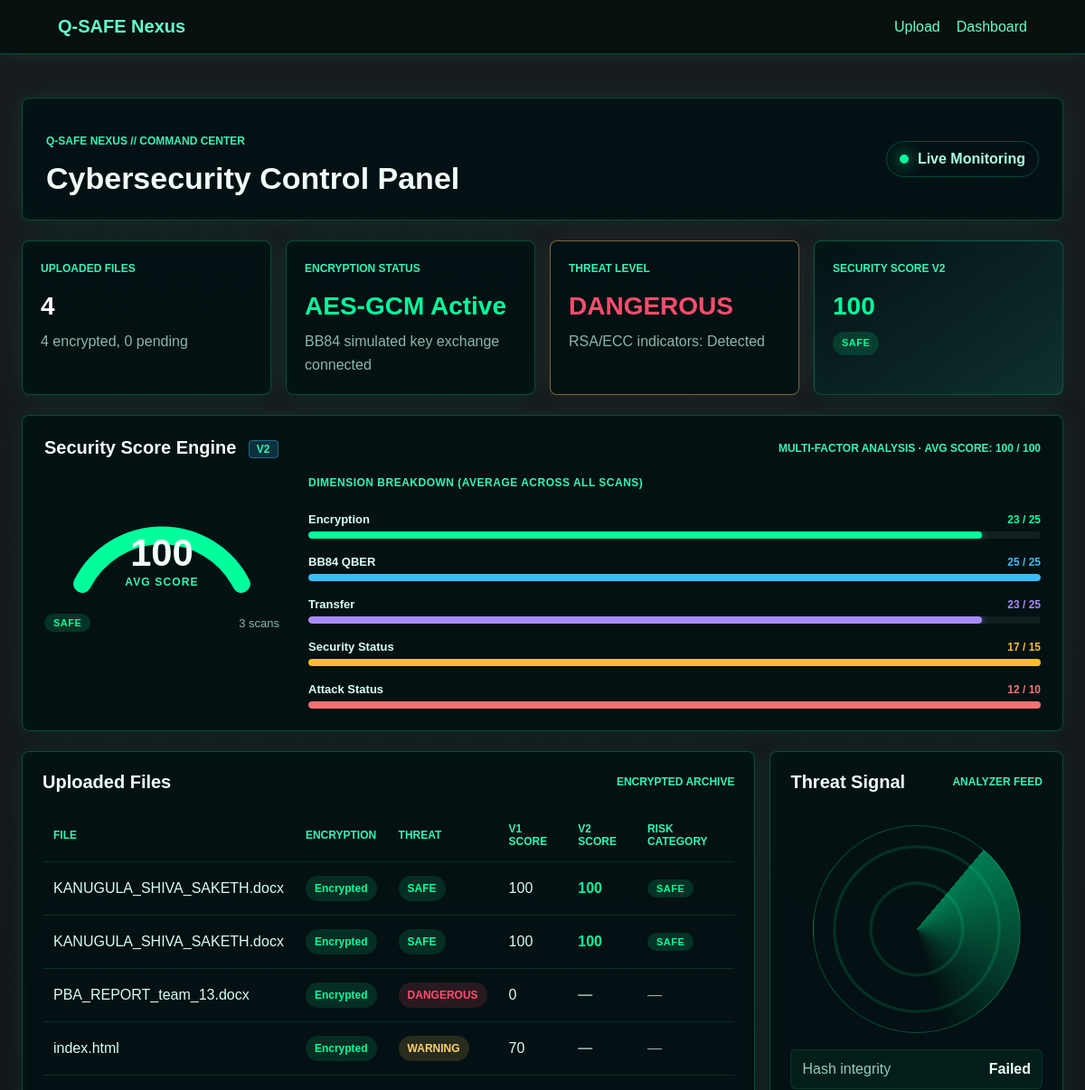
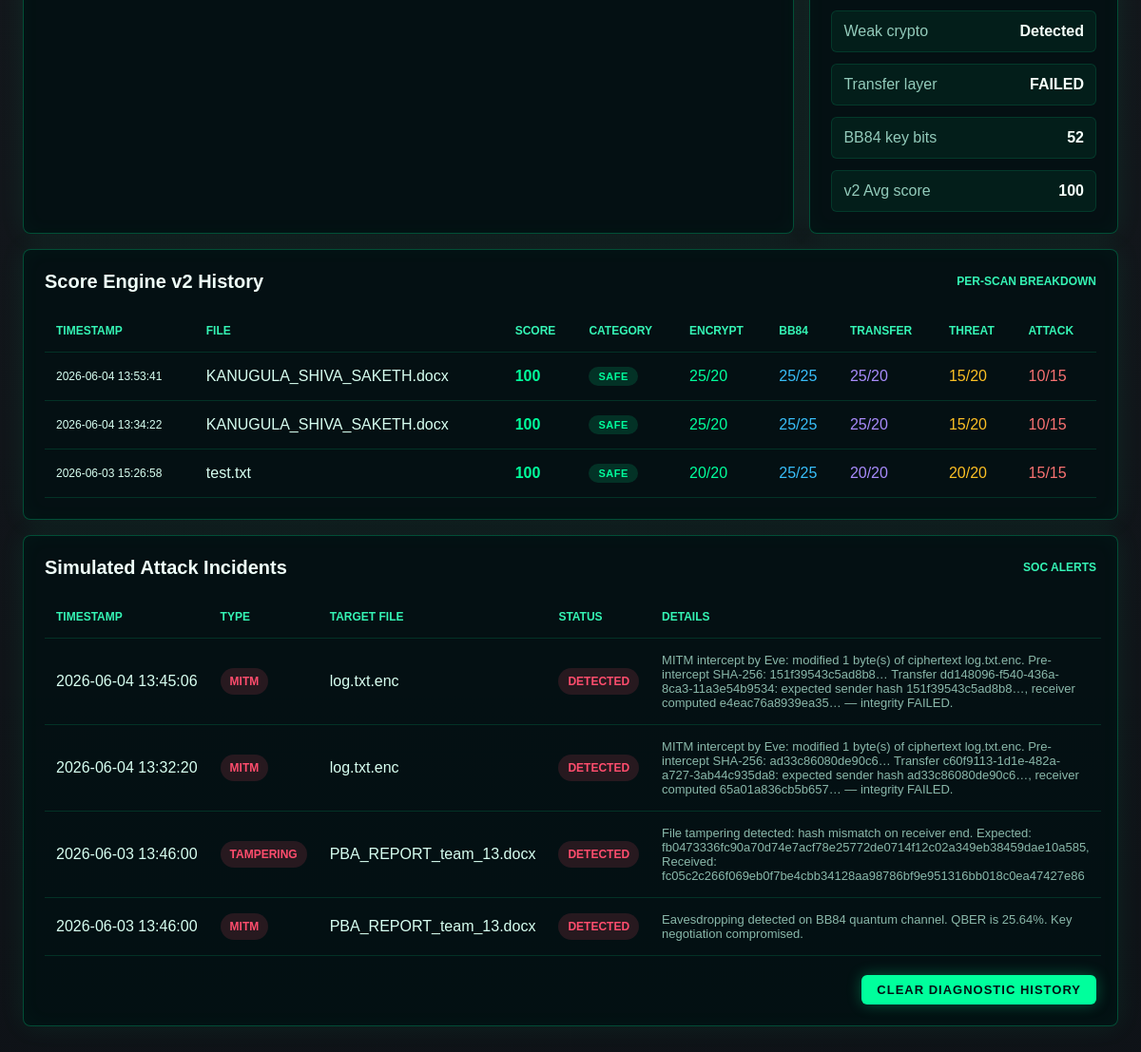
/dashboard, run on the app's committed database (2 pictures, top to bottom).
### tables this page shows
CREATE TABLE scan_results (
                id INTEGER PRIMARY KEY AUTOINCREMENT,
                file_name TEXT NOT NULL,
                encrypted_file_name TEXT NOT NULL,
                encryption_status TEXT NOT NULL,
                security_status TEXT NOT NULL,
                risk_score INTEGER NOT NULL,
                findings_json TEXT NOT NULL,
                tampering_json TEXT NOT NULL,
                original_hash TEXT NOT NULL,
                encrypted_hash TEXT NOT NULL,
                bb84_key_length INTEGER NOT NULL,
                bb84_eavesdropping_detected INTEGER NOT NULL,
                bb84_qber REAL NOT NULL,
                transfer_status TEXT NOT NULL,
                transfer_integrity INTEGER NOT NULL,
                transfer_log_json TEXT NOT NULL,
                created_at TEXT NOT NULL DEFAULT CURRENT_TIMESTAMP
            , mitm_simulated INTEGER DEFAULT 0, replay_simulated INTEGER DEFAULT 0, v2_score INTEGER DEFAULT NULL, v2_risk_category TEXT DEFAULT NULL);

CREATE TABLE security_scores (
                id INTEGER PRIMARY KEY AUTOINCREMENT,
                scan_result_id INTEGER,
                file_name TEXT NOT NULL,
                total_score INTEGER NOT NULL,
                risk_category TEXT NOT NULL,
                encryption_score INTEGER NOT NULL,
                bb84_score INTEGER NOT NULL,
                transfer_score INTEGER NOT NULL,
                threat_score INTEGER NOT NULL,
                attack_score INTEGER NOT NULL,
                deductions_json TEXT NOT NULL DEFAULT '[]',
                created_at TEXT NOT NULL DEFAULT CURRENT_TIMESTAMP
            );

CREATE TABLE attack_logs (
                id INTEGER PRIMARY KEY AUTOINCREMENT,
                attack_type TEXT NOT NULL,
                file_name TEXT NOT NULL,
                status TEXT NOT NULL,
                details TEXT NOT NULL,
                created_at TEXT NOT NULL DEFAULT CURRENT_TIMESTAMP
            , attack_id TEXT, transfer_id TEXT, attack_status TEXT, integrity_result TEXT);

### app.py (the view)
    @app.route("/dashboard")
    def dashboard():
        results = result_store.all()
        attack_logs = get_attack_logs()
        score_history = get_scores(limit=50)
        return render_template(
            "dashboard.html",
            results=results,
            summary=summarize_dashboard(results),
            attack_logs=attack_logs,
            score_history=score_history,
        )

### templates/dashboard.html (shortened to what this page needs)
{% extends "base.html" %}
{% block extra_css %}
<link rel="stylesheet" href="{{ url_for('static', filename='css/style.css') }}">
{% endblock %}
{% block content %}
<section class="cyber-dashboard">
    <div class="dashboard-header">
        <div>
            <p class="terminal-label">Q-SAFE NEXUS // COMMAND CENTER</p>
            <h1>Cybersecurity Control Panel</h1>
        </div>
        <div class="system-state">
            <span class="pulse"></span>
            <span>Live Monitoring</span>
        </div>
    </div>
    <div class="status-grid">
        <article class="control-card">
            <span class="card-label">Uploaded Files</span>
            <strong>{{ summary.uploaded_count }}</strong>
            <p>{{ summary.encrypted_count }} encrypted, {{ summary.uploaded_count - summary.encrypted_count }} pending
            </p>
        </article>
        <article class="control-card">
            <span class="card-label">Encryption Status</span>
            <strong class="status-safe">AES-GCM Active</strong>
            <p>BB84 simulated key exchange connected</p>
        </article>
        <article class="control-card alert-card">
            <span class="card-label">Threat Level</span>
            <strong
                class="{% if summary.threat_level == 'SAFE' %}status-safe{% elif summary.threat_level == 'WARNING' %}status-warning{% else %}status-danger{% endif %}">
                {{ summary.threat_level }}
            </strong>
            <p>RSA/ECC indicators: {{ summary.weak_crypto_detected }}</p>
        </article>
        <article class="control-card score-card">
            <span class="card-label">Security Score v2</span>
            <strong class="
                {% if summary.v2_latest_category == 'SAFE' %}status-safe
                {% elif summary.v2_latest_category == 'LOW RISK' %}status-lowrisk
                {% elif summary.v2_latest_category == 'MEDIUM RISK' %}status-warning
                {% else %}status-danger{% endif %}">
                {{ summary.v2_latest_score if summary.v2_latest_score is not none else '—' }}
            </strong>
            <p>
                {% if summary.v2_latest_category %}
                <span class="category-pill cat-{{ summary.v2_latest_category | lower | replace(' ', '-') }}">{{
                    summary.v2_latest_category }}</span>
                {% else %}
                No scans yet
                {% endif %}
            </p>
        </article>
    </div>
    {% if summary.v2_latest_score is not none %}
    <section class="matrix-panel v2-engine-panel">
        <div class="panel-heading">
            <h2>Security Score Engine <span class="v2-badge">v2</span></h2>
            <span>Multi-Factor Analysis · Avg score: {{ summary.v2_avg_score }} / 100</span>
        </div>
        <div class="v2-layout">
            <div class="v2-gauge-col">
                <div class="score-gauge-wrap">
                    <svg class="score-gauge" viewBox="0 0 200 120">
                        <path class="gauge-track" d="M 20 110 A 90 90 0 0 1 180 110" fill="none" stroke-width="18"
                            stroke-linecap="round" />
                        {% set angle_ratio = (summary.v2_avg_score / 100) %}
                        <path class="gauge-fill
                            {% if summary.v2_avg_score >= 85 %}gauge-safe
                            {% elif summary.v2_avg_score >= 60 %}gauge-low
                            {% elif summary.v2_avg_score >= 30 %}gauge-medium
                            {% else %}gauge-high{% endif %}" d="M 20 110 A 90 90 0 0 1 180 110" fill="none"
                            stroke-width="18" stroke-linecap="round"
                            style="stroke-dasharray: {{ (angle_ratio * 283) | round(1) }} 283;" />
                        <text x="100" y="92" class="gauge-number" text-anchor="middle">{{ summary.v2_avg_score }}</text>
                        <text x="100" y="112" class="gauge-label" text-anchor="middle">AVG SCORE</text>
                    </svg>
                </div>
                <div class="cat-distribution">
                    {% for cat, count in summary.v2_category_counts.items() %}
                    <div class="cat-dist-row">
                        <span class="category-pill cat-{{ cat | lower | replace(' ', '-') }}">{{ cat }}</span>
                        <span class="cat-count">{{ count }} scan{{ 's' if count != 1 else '' }}</span>
                    </div>
                    {% endfor %}
                </div>
            </div>
            <div class="v2-bars-col">
                <p class="v2-dim-title">Dimension Breakdown (average across all scans)</p>
                {% set dims = [
                ('Encryption', summary.v2_avg_encryption, 25, '#00ff9c'),
                ('BB84 QBER', summary.v2_avg_bb84, 25, '#38bdf8'),
                ('Transfer', summary.v2_avg_transfer, 25, '#a78bfa'),
                ('Security Status', summary.v2_avg_threat, 15, '#fbbf24'),
                ('Attack Status', summary.v2_avg_attack, 10, '#f87171'),
                ] %}
                {% for label, score, weight, color in dims %}
                <div class="dim-row">
                    <div class="dim-meta">
                        <span class="dim-label">{{ label }}</span>
                        <span class="dim-score" style="color: {{ color }}">{{ score }} / {{ weight }}</span>
                    </div>
                    <div class="dim-bar-track">
                        <div class="dim-bar-fill" style="width: {{ ((score / weight) * 100) | round | int }}%;
                                    background: {{ color }};
                                    box-shadow: 0 0 8px {{ color }}88;">
                        </div>
                    </div>
                </div>
                {% endfor %}
            </div>
        </div>
    </section>
    {% endif %}
    <div class="dashboard-layout">
        <section class="matrix-panel">
            <div class="panel-heading">
                <h2>Uploaded Files</h2>
                <span>Encrypted Archive</span>
            </div>
            <table class="file-table">
                <thead>
                    <tr>
                        <th>File</th>
                        <th>Encryption</th>
                        <th>Threat</th>
                        <th>v1 Score</th>
                        <th>v2 Score</th>
                        <th>Risk Category</th>
                    </tr>
                </thead>
                <tbody>
                    {% if results %}
                    {% for result in results %}
                    <tr>
                        <td>{{ result.file_name }}</td>
                        <td><span class="badge safe">{{ result.encryption_status }}</span></td>
                        <td>
                            <span
                                class="badge {% if result.security_status == 'SAFE' %}safe{% elif result.security_status == 'WARNING' %}warning{% else %}danger{% endif %}">
                                {{ result.security_status }}
                            </span>
                        </td>
                        <td>{{ 100 - result.risk_score }}</td>
                        <td>
                            <strong style="color:
                                {% if result.v2_score is not none %}
                                    {% if result.v2_score >= 85 %}#00ff9c
                                    {% elif result.v2_score >= 60 %}#38bdf8
                                    {% elif result.v2_score >= 30 %}#fbbf24
                                    {% else %}#f87171{% endif %}
                                {% else %}#8ab8aa{% endif %}">
                                {{ result.v2_score if result.v2_score is not none else '—' }}
                            </strong>
                        </td>
                        <td>
                            {% if result.v2_risk_category %}
                            <span class="category-pill cat-{{ result.v2_risk_category | lower | replace(' ', '-') }}">
                                {{ result.v2_risk_category }}
                            </span>
                            {% else %}<span style="color:#8ab8aa">—</span>{% endif %}
                        </td>
                    </tr>
                    {% endfor %}
                    {% endif %}
                </tbody>
            </table>
        </section>
        <aside class="matrix-panel threat-panel">
            <div class="panel-heading">
                <h2>Threat Signal</h2>
                <span>Analyzer Feed</span>
            </div>
            <div class="radar"></div>
            <ul class="signal-list">
                <li><span>Hash integrity</span><strong>{{ summary.hash_integrity }}</strong></li>
                <li><span>Weak crypto</span><strong>{{ summary.weak_crypto_detected }}</strong></li>
                <li><span>Transfer layer</span><strong>{{ summary.transfer_status | default('Ready') }}</strong></li>
                <li><span>BB84 key bits</span><strong>{{ summary.latest_key_length }}</strong></li>
                <li><span>v2 Avg score</span><strong>{{ summary.v2_avg_score }}</strong></li>
            </ul>
        </aside>
        {% if score_history %}
        <section class="matrix-panel" style="grid-column: span 2;">
            <div class="panel-heading">
                <h2>Score Engine v2 History</h2>
                <span>Per-Scan Breakdown</span>
            </div>
            <table class="file-table">
                <thead>
                    <tr>
                        <th>Timestamp</th>
                        <th>File</th>
                        <th>Score</th>
                        <th>Category</th>
                        <th>Encrypt</th>
                        <th>BB84</th>
                        <th>Transfer</th>
                        <th>Threat</th>
                        <th>Attack</th>
                    </tr>
                </thead>
                <tbody>
                    {% for row in score_history %}
                    <tr>
                        <td style="white-space:nowrap; font-size:12px;">{{ row.created_at }}</td>
                        <td>{{ row.file_name }}</td>
                        <td>
                            <strong style="color:
                                {% if row.total_score >= 85 %}#00ff9c
                                {% elif row.total_score >= 60 %}#38bdf8
                                {% elif row.total_score >= 30 %}#fbbf24
                                {% else %}#f87171{% endif %}">
                                {{ row.total_score }}
                            </strong>
                        </td>
                        <td>
                            <span class="category-pill cat-{{ row.risk_category | lower | replace(' ', '-') }}">
                                {{ row.risk_category }}
                            </span>
                        </td>
                        <td style="color:#00ff9c">{{ row.encryption_score }}/20</td>
                        <td style="color:#38bdf8">{{ row.bb84_score }}/25</td>
                        <td style="color:#a78bfa">{{ row.transfer_score }}/20</td>
                        <td style="color:#fbbf24">{{ row.threat_score }}/20</td>
                        <td style="color:#f87171">{{ row.attack_score }}/15</td>
                    </tr>
                    {% endfor %}
                </tbody>
            </table>
        </section>
        {% endif %}
        <section class="matrix-panel" style="grid-column: span 2;">
            <div class="panel-heading">
                <h2>Simulated Attack Incidents</h2>
                <span>SOC Alerts</span>
            </div>
            <table class="file-table">
                <thead>
                    <tr>
                        <th>Timestamp</th>
                        <th>Type</th>
                        <th>Target File</th>
                        <th>Status</th>
                        <th>Details</th>
                    </tr>
                </thead>
                <tbody>
                    {% if attack_logs %}
                    {% for log in attack_logs %}
                    <tr>
                        <td style="white-space: nowrap;">{{ log.created_at }}</td>
                        <td>
                            <span
                                class="badge {% if log.attack_type in ('MITM','TAMPERING') %}danger{% else %}warning{% endif %}">
                                {{ log.attack_type }}
                            </span>
                        </td>
                        <td>{{ log.file_name }}</td>
                        <td>
                            <span class="badge {% if log.status == 'DETECTED' %}danger{% else %}safe{% endif %}">
                                {{ log.status }}
                            </span>
                        </td>
                        <td style="font-size: 13px; color: #8ab8aa;">{{ log.details }}</td>
                    </tr>
                    {% endfor %}
                    {% else %}
                    <tr>
                        <td colspan="5" style="text-align:center; color:#8ab8aa; padding:24px;">
                            No simulated attacks logged yet.
                        </td>
                    </tr>
                    {% endif %}
                </tbody>
            </table>
            <div style="display:flex; justify-content:flex-end; margin-top:20px;">
                <form action="{{ url_for('clear') }}" method="post">
                    <button type="submit" class="cyber-btn" style="padding:8px 16px; font-size:13px;">
                        Clear Diagnostic History
                    </button>
                </form>
            </div>
        </section>
    </div>
</section>
{% endblock %}

### data on the page
scan_results: threat_level "DANGEROUS", file_name "PBA_REPORT_team_13.docx", encryption_status "Encrypted", security_status "DANGEROUS", 100-result.risk_score "0", v2_score "—"
security_scores: v2_latest_category "SAFE", risk_category "SAFE", count "3", value "s", created_at "2026-06-04 13:53:41", file_name "KANUGULA_SHIVA_SAKETH.docx", total_score "100", encryption_score "25", bb84_score "25", transfer_score "25", threat_score "15", attack_score "10"
scan_results: file_name "KANUGULA_SHIVA_SAKETH.docx", encryption_status "Encrypted", security_status "SAFE", 100-result.risk_score "100", v2_score "100", v2_risk_category "SAFE"
scan_results: file_name "KANUGULA_SHIVA_SAKETH.docx", encryption_status "Encrypted", security_status "SAFE", 100-result.risk_score "100", v2_score "100", v2_risk_category "SAFE"
scan_results: file_name "index.html", encryption_status "Encrypted", security_status "WARNING", 100-result.risk_score "70", v2_score "—"
security_scores: created_at "2026-06-04 13:34:22", file_name "KANUGULA_SHIVA_SAKETH.docx", total_score "100", risk_category "SAFE", encryption_score "25", bb84_score "25", transfer_score "25", threat_score "15", attack_score "10"
security_scores: created_at "2026-06-03 15:26:58", file_name "test.txt", total_score "100", risk_category "SAFE", encryption_score "20", bb84_score "25", transfer_score "20", threat_score "20", attack_score "15"
attack_logs: created_at "2026-06-04 13:45:06", attack_type "MITM", file_name "log.txt.enc", status "DETECTED", details "MITM intercept by Eve: modified 1 byte(s) of ciphertext log.txt.enc. Pre-intercept SHA-256: 151f39543c5ad8b8… Transfer dd148096-f540-436a-8ca3-11a3e54b9534: expected sender hash 151f39543c5ad8b8…, receiver computed e4eac76a8939ea35… — integrity FAILED."
attack_logs: created_at "2026-06-04 13:32:20", attack_type "MITM", file_name "log.txt.enc", status "DETECTED", details "MITM intercept by Eve: modified 1 byte(s) of ciphertext log.txt.enc. Pre-intercept SHA-256: ad33c86080de90c6… Transfer c60f9113-1d1e-482a-a727-3ab44c935da8: expected sender hash ad33c86080de90c6…, receiver computed 65a01a836cb5b657… — integrity FAILED."
attack_logs: created_at "2026-06-03 13:46:00", attack_type "TAMPERING", file_name "PBA_REPORT_team_13.docx", status "DETECTED", details "File tampering detected: hash mismatch on receiver end. Expected: fb0473336fc90a70d74e7acf78e25772de0714f12c02a349eb38459dae10a585, Received: fc05c2c266f069eb0f7be4cbb34128aa98786bf9e951316bb018c0ea47427e86"
attack_logs: created_at "2026-06-03 13:46:00", attack_type "MITM", file_name "PBA_REPORT_team_13.docx", status "DETECTED", details "Eavesdropping detected on BB84 quantum channel. QBER is 25.64%. Key negotiation compromised."

### other printed values
{{ summary.uploaded_count }} "4"
{{ summary.encrypted_count }} "4"
{{ summary.uploaded_count - summary.encrypted_count }} "0"
{{ summary.weak_crypto_detected }} "Detected"
{{ summary.v2_avg_score }} "100"
{{ label }} "Encryption" "BB84 QBER" "Transfer" "Security Status" "Attack Status"
{{ score }} "23" "25" "23" "17" "12"
{{ weight }} "25" "25" "25" "15" "10"
{{ summary.hash_integrity }} "Failed"
{{ summary.transfer_status | default('Ready') }} "FAILED"
{{ summary.latest_key_length }} "52"
